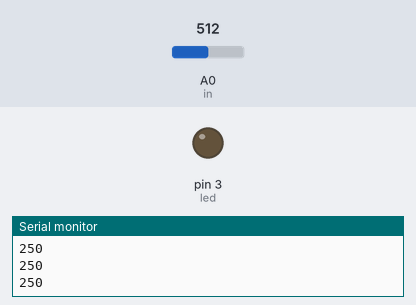
Recording of a sketch running on a simulated Arduino Uno, built with avr-gcc and run on an emulated ATmega328P. Shown: output pins drawn as LEDs (lit = HIGH), the last lines printed to the serial monitor. The inputs (shaded band) are chosen by the test bench; at power-on: A0 (in) = 512.

Above: at 1.3 s.
1.4 s: A0 (in) set to 68
3.2 s: A0 (in) set to 58
At 4.9 s:
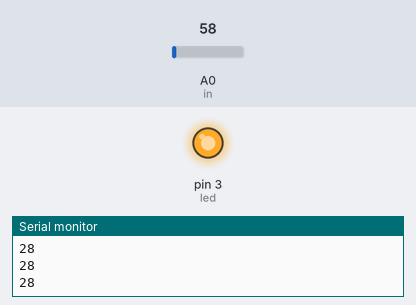
5.5 s: A0 (in) set to 122
At 6.4 s:
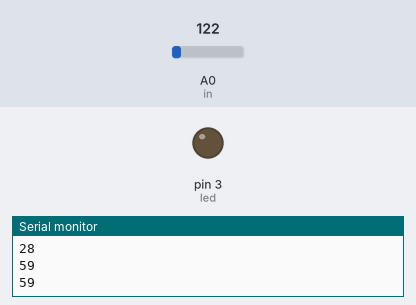
7.5 s: A0 (in) set to 20
At 9.2 s:
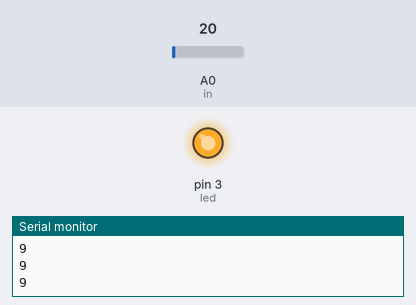
Timing chart, 0 to 10.5 s (numbered marks = the images above; inputs shaded):
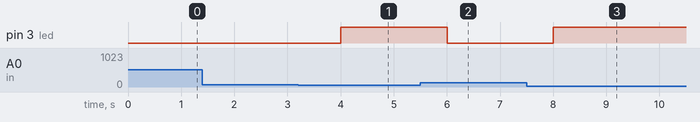

Measured:
- the behaviour switches between 62 and 61 on A0 (in) (found by bisection; images 0 and 1)
- after the input at 3.2 s, pin 3 (led): LOW → HIGH after 0.80 s
- after the input at 5.5 s, pin 3 (led): HIGH → LOW after 0.50 s
- after the input at 7.5 s, pin 3 (led): LOW → HIGH after 0.50 s

The sketch:

sketch_dec05aLM35.ino
```cpp
int in=A0;
int led=3;
int val=0;
int cel=0;
void setup() {
  pinMode(in,INPUT);
  pinMode(led,OUTPUT);
  Serial.begin(9600);
}

void loop() {
  val=analogRead(in);
  cel=val*0.48828125;
  Serial.println(cel);
  delay(500);

  if (cel<30){
  digitalWrite(led,HIGH);

  }else{digitalWrite(led,LOW);}
  }
```
